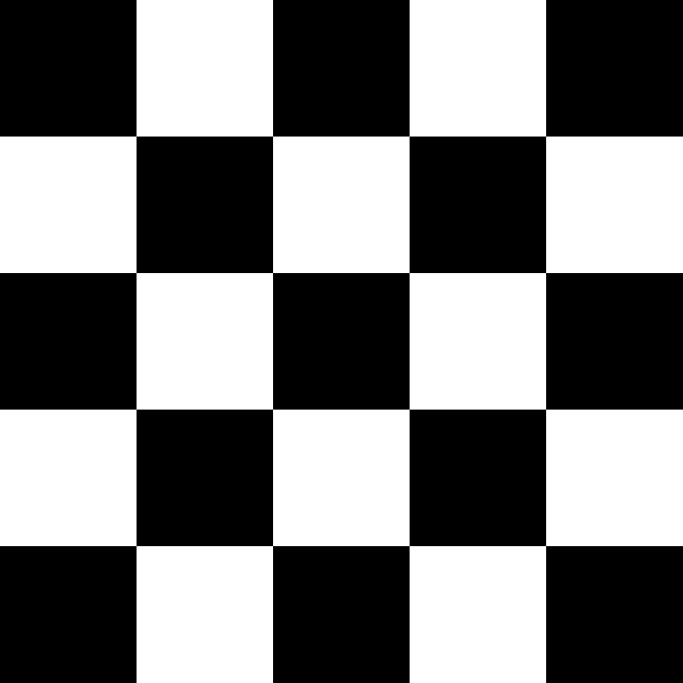
#> input picture compute_volume/tools/Checkerboard_pattern.jpg, 2048 x 2048 px (shown at 1/3 size)
$ python test_calibration.py
#> lines starting #> are read from the running program, lines starting #| are printed output that depends on the picture; after the words box and inside, x2 and y2 are one past the last pixel; in counts of white or black regions, pixels touching at a corner belong together
import cv2
import numpy as np

def test_undistortion():
    # --- 1. 사용자 제공 값 ---
    # 카메라 행렬 (mtx)
    mtx = np.array([[211.46873334,   0.,         119.88074471],
                        [  0.,         210.801416,    86.90851171],
                        [  0.,           0.,           1.        ]])
    dist = np.array([[ 4.93083651e-01, -1.25632226e+00,  2.28374174e-03, -1.58899167e-05,
                                5.29625368e-01]])

    # --- 2. 테스트 이미지 로드 ---
    # !!! 중요: 'your_distorted_image.jpg'를 실제 왜곡된 체커보드 이미지 파일 경로로 변경하세요.
    image_path = 'Checkerboard_pattern.jpg'
    img = cv2.imread(image_path)
#> img is the input picture: shape (2048, 2048, 3); min 0, max 255, mean 122.4
    img = cv2.resize(img, (240, 180))  # 이미지 크기를 조절 (필요시)
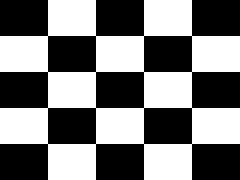
#> img: shape (180, 240, 3); 48% white; 1 white region, box (x1, y1, x2, y2) and area: (0, 0, 240, 180) 20736

    if img is None:
        print(f"Error: 이미지를 로드할 수 없습니다. '{image_path}' 경로를 확인하세요.")
        print("이 코드를 사용하려면 캘리브레이션에 사용했던 원본 체커보드 이미지 파일이 필요합니다.")
        return

    print(f"이미지 로드 완료: {image_path} (크기: {img.shape[1]}x{img.shape[0]})")
#| 이미지 로드 완료: Checkerboard_pattern.jpg (크기: 240x180)

    # --- 3. 왜곡 보정 ---
    h, w = img.shape[:2]
#> h = 180; w = 240

    # getOptimalNewCameraMatrix: 보정 후 이미지의 유효 픽셀 영역을 계산하고,
    # 불필요한 검은 영역을 제거하거나(alpha=0) 모든 픽셀을 유지(alpha=1)하도록 새 카메라 매트릭스를 최적화합니다.
    # alpha=1: 모든 원본 픽셀을 유지 (검은색 테두리가 생길 수 있음)
    # alpha=0: 왜곡 보정 후 유효한 픽셀 영역만 잘라냄
    alpha = 1.0
    new_camera_mtx, roi = cv2.getOptimalNewCameraMatrix(mtx, dist, (w, h), alpha, (w, h))
#> roi = (6, 4, 227, 169)

    if new_camera_mtx is None:
        print("Error: new_camera_mtx를 계산할 수 없습니다. mtx 또는 dist 값이 잘못되었을 수 있습니다.")
        return

    # cv2.undistort() 함수를 사용하여 왜곡을 보정합니다.
    undistorted_img = cv2.undistort(img, mtx, dist, None, new_camera_mtx)
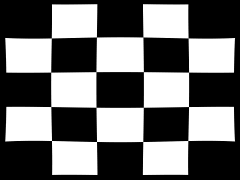
#> undistorted_img: shape (180, 240, 3); min 0, max 255, mean 110.3

    # (선택 사항) ROI(Region of Interest)를 사용하여 유효한 픽셀 영역만 잘라내기
    # x, y, w_roi, h_roi = roi
    # undistorted_img_cropped = undistorted_img[y:y+h_roi, x:x+w_roi]

    # --- 4. 결과 비교 ---

    # 보기 편하도록 이미지 크기를 조절 (원본 이미지가 너무 클 경우)
    scale = 2 # 200%로 확대 (이미지 크기에 맞게 조절하세요)
    img_resized = cv2.resize(img, (0, 0), fx=scale, fy=scale)
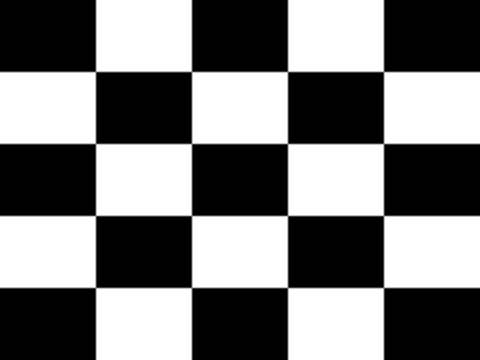
#> img_resized: shape (360, 480, 3); min 0, max 255, mean 122.4
    undistorted_resized = cv2.resize(undistorted_img, (0, 0), fx=scale, fy=scale)
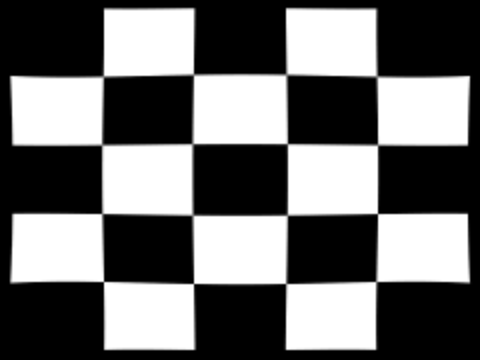
#> undistorted_resized: shape (360, 480, 3); min 0, max 255, mean 110.3

    # 원본과 보정본을 나란히 붙여서 비교
    comparison_image = np.hstack((img_resized, undistorted_resized))
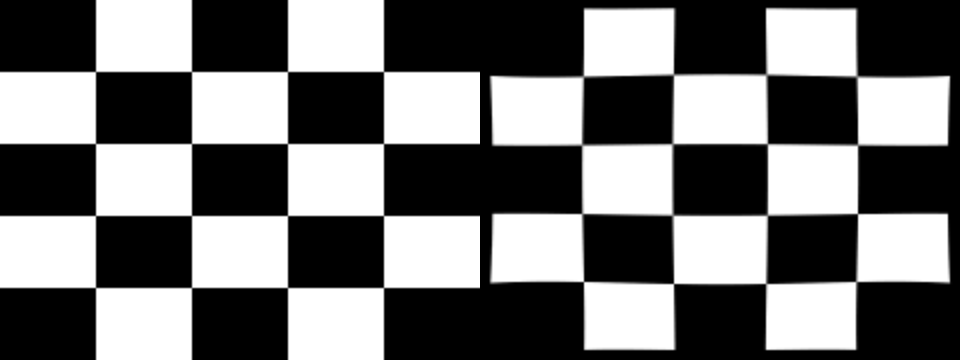
#> comparison_image: shape (360, 960, 3); min 0, max 255, mean 116.4

    # 창 제목에 정보 표시
    cv2.putText(comparison_image, 'Original (Distorted)', (10, 30), cv2.FONT_HERSHEY_SIMPLEX, 1, (0, 0, 255), 2)
    cv2.putText(comparison_image, 'Undistorted', (img_resized.shape[1] + 10, 30), cv2.FONT_HERSHEY_SIMPLEX, 1, (0, 255, 0), 2)
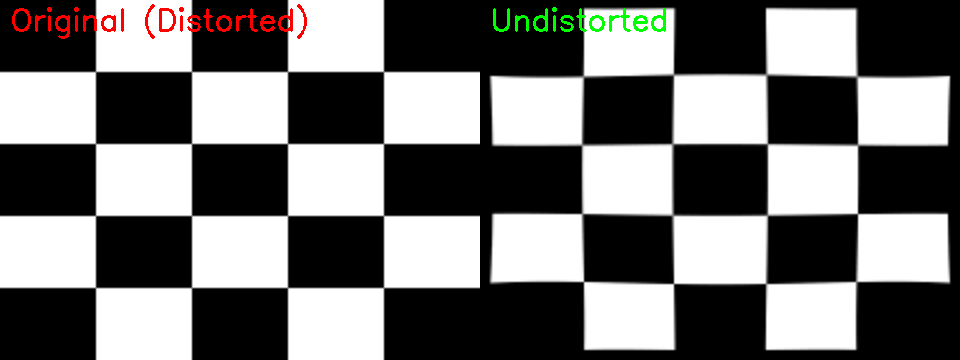
#> comparison_image: shape (360, 960, 3); mean B, G, R 115.3, 116.3, 116.9

    cv2.imshow('Distortion Correction Test (Original vs Undistorted)', comparison_image)
    print("결과 창이 표시되었습니다. 'q' 키를 누르면 종료됩니다.")

    while True:
        if cv2.waitKey(1) & 0xFF == ord('q'):
#> (key q is pressed here)
            break

    cv2.destroyAllWindows()

if __name__ == "__main__":
    test_undistortion()

$ run again, with compute_volume/tools/cali_01.jpg copied over compute_volume/tools/Checkerboard_pattern.jpg
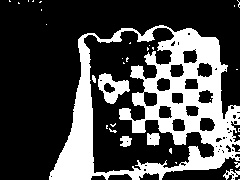
#> input picture compute_volume/tools/cali_01.jpg, 240 x 180 px
#> in test_undistortion, img is the input picture: shape (180, 240, 3); min 0, max 255, mean 73.1
#| 이미지 로드 완료: Checkerboard_pattern.jpg (크기: 240x180)
#> in test_undistortion, `undistorted_resized = cv2.resize(undistorted_img, (0, 0), fx=scale, fy..`:
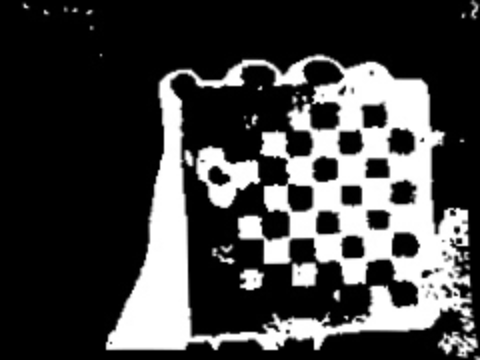
#> undistorted_resized: shape (360, 480, 3); min 0, max 255, mean 66.3
#> in test_undistortion, `cv2.putText(comparison_image, 'Undistorted', (img_resized.shape[1] + 1..`:
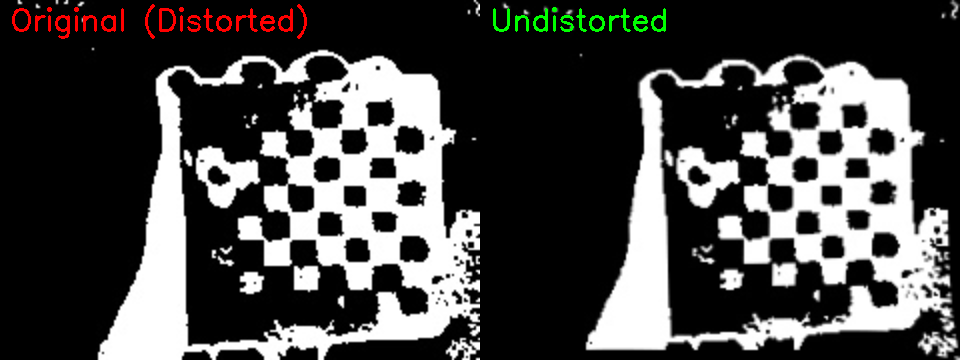
#> comparison_image: shape (360, 960, 3); mean B, G, R 69.7, 70.6, 71.3
